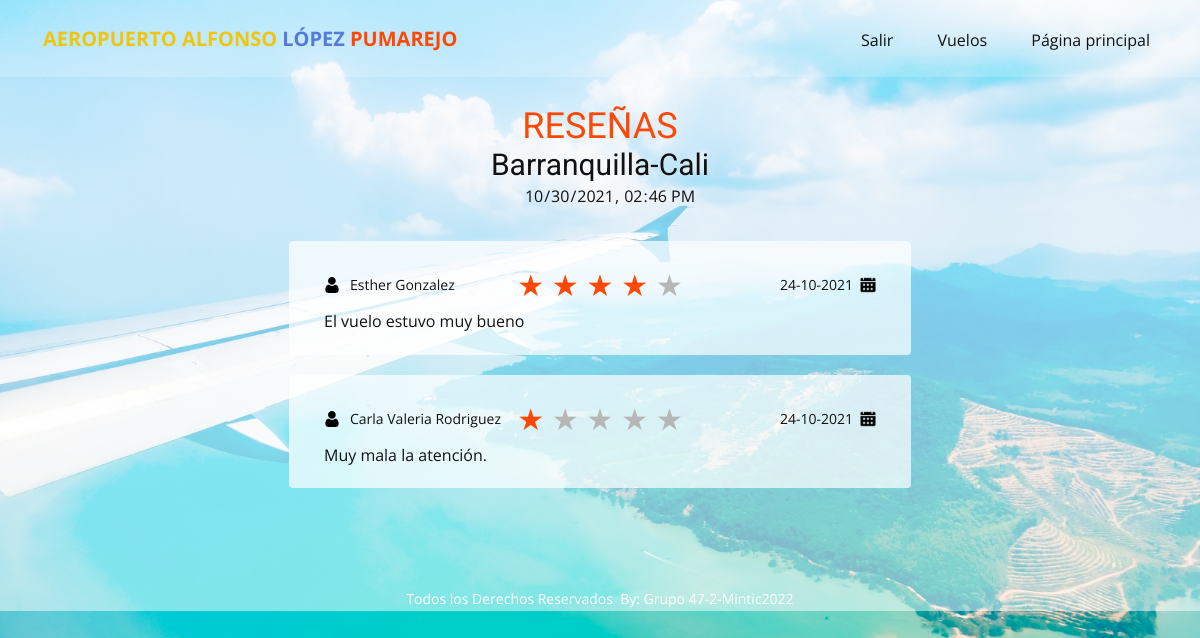
Screenshot of /vuelo/1/comentarios (signed in) with the database file from the repository.
### tables this page shows
CREATE TABLE Vuelo (idVuelo INTEGER PRIMARY KEY AUTOINCREMENT UNIQUE NOT NULL, estadoVuelo varchar (20), origenVuelo varchar (50), destinoVuelo varchar (50), capacidad int (3), avion varchar (30), fechaVuelo timestamp, idPiloto VARCHAR (150) REFERENCES Usuario (idUser) ON DELETE CASCADE ON UPDATE CASCADE NOT NULL, idcoPiloto VARCHAR (150) REFERENCES Usuario (idUser) ON DELETE SET NULL ON UPDATE SET NULL);

CREATE TABLE Review (idReview INTEGER PRIMARY KEY AUTOINCREMENT UNIQUE NOT NULL, idVuelo int REFERENCES Vuelo (idVuelo) ON DELETE CASCADE ON UPDATE CASCADE, comment varchar (500), puntuacion int (1), idUser VARCHAR (150) REFERENCES Usuario (idUser) ON DELETE CASCADE ON UPDATE CASCADE NOT NULL, fechaReview timestamp);

### main.py (the view)
@app.route("/vuelo/<idVuelo>/comentarios")
def verreviews(idVuelo):
   idRol = ""
   if 'idUser' in session and (session['rol'] == 2 or session['rol'] == 3):
      idRol = session['rol']
      if idRol == 3:
         puedeVerReview = True
      elif idRol == 2:
         piloto = Piloto()
         puedeVerReview = piloto.consultarVuelo(session['idUser'], idVuelo)
      if puedeVerReview:
         vuelo= Vuelo()
         reviewsVuelo = vuelo.verReviewsVuelo(idVuelo)
         infoVuelo =""
         if reviewsVuelo:
            infoVuelo = vuelo.consultarVuelo(idVuelo)
         return render_template('reviews.html', reviewsVuelo = reviewsVuelo, idRol = idRol, infoVuelo=infoVuelo)
      else:
         flash('Usted no tiene permisos para ver esta página', 'errormsg')
         return redirect(url_for('paginaprincipal'))
   else:
         flash('Usted no tiene permisos para ver esta página', 'errormsg')
         return redirect(url_for('paginaprincipal'))

### clases.py (called while the page is built)
def dict_factory(cursor, row):
    d = {}
    for idx, col in enumerate(cursor.description):
        d[col[0]] = row[idx]
    return d

    def sql_connection(self):
        try:
            con=sqlite3.connect('database/database.db')
            con.row_factory = dict_factory
            return con
        except Error:
            print(Error)

    def consultarVuelo(self, idVuelo, idUser=""):
        db = Database()
        con = db.sql_connection()
        cursorObj = con.cursor()
        sentencia = "SELECT v.idVuelo, v.avion, v.estadoVuelo, v.origenVuelo, v.destinoVuelo, v.capacidad, v.fechaVuelo, p.idUser AS idPiloto,  cp.idUser AS idcoPiloto, p.nombres|| '  ' || p.apellidos AS piloto , cp.nombres|| '  ' || cp.apellidos AS copiloto, (SELECT COUNT(*) FROM Reservas WHERE idUser = ? AND idVuelo = ?) as reservado FROM Vuelo v LEFT JOIN Usuario p on v.idPiloto = p.idUser LEFT JOIN Usuario cp on v.idcoPiloto = cp.idUser WHERE idVuelo = ?"
        cursorObj.execute(sentencia,[idUser, idVuelo, idVuelo])
        con.commit()
        vuelo = cursorObj.fetchone()
        con.close()
        return vuelo

    def verReviewsVuelo(self, idVuelo):
        sentencia = "SELECT r.comment, r.puntuacion, r.fechaReview, u.nombres || ' ' ||u.apellidos autor,  p.nombres || ' ' ||p.apellidos piloto,  cp.nombres || ' ' ||cp.apellidos copiloto FROM Review r LEFT JOIN Usuario u ON r.idUser = u.idUser LEFT JOIN Vuelo v ON r.idVuelo = v.idVuelo LEFT JOIN Usuario p ON v.idPiloto = p.idUser LEFT JOIN Usuario cp ON v.idcoPiloto = cp.idUser WHERE r.idVuelo = ?"
        db = Database()
        con = db.sql_connection()
        cursorObj = con.cursor()
        cursorObj.execute(sentencia,[idVuelo])
        con.commit()
        reviews = cursorObj.fetchall()
        con.close()
        return reviews

    def consultarVuelo(self, idUser, idVuelo):
        sentencia = "SELECT * FROM Vuelo WHERE ( idPiloto = ? OR idcoPiloto = ?) AND idVuelo = ?"
        db = Database()
        con = db.sql_connection()
        cursorObj = con.cursor()
        cursorObj.execute(sentencia,[idUser, idUser, idVuelo])
        con.commit()
        vuelo = cursorObj.fetchall()
        con.close()
        return vuelo

### templates/reviews.html (shortened to what this page needs)
<!DOCTYPE html>
<html style="font-size: 16px;">
  <head>
    <link rel="stylesheet" href="{{ url_for('static', filename='nicepage.css') }}" media="screen">
    <link rel="stylesheet" href="{{ url_for('static', filename='reviews.css') }}" media="screen">
    <link rel="stylesheet" href="{{ url_for('static', filename='core.css') }}" media="screen">
  </head>
  <body class="u-body">
        {% include 'menu.html' %}
    <section class="u-clearfix u-section-1" id="sec-1176">
      <div class="u-clearfix u-sheet u-sheet-1">
        <h2 class="u-text u-text-default u-text-1 titulo-review">RESEÑAS</h2>
          <h3 class="u-text u-text-default u-text-1 subtitulo-review">{{infoVuelo.origenVuelo}}-{{infoVuelo.destinoVuelo}}</h3>
          <div class="fecha-v-review" style="text-align: center;"><input type="datetime-local" class="fecha-vuelo-review" value="{{infoVuelo.fechaVuelo}}" readonly></div>
        <div class="u-list u-list-1">
          {% for r in reviewsVuelo %}
          <div class="contenedor-reviews">
            <div class="review">
              <div class="review-flight"> {{r.autor}} </div>
                <div class="review-stars"> {% for i in range(5) %}
                  <span class="star {% if i < r.puntuacion %} light{% endif %}">★</span>
                  {% endfor %} </div>
                <div class="review-date"> {{r.fechaReview}} </div>
              </div>
              <div class="review-body">
                {{r.comment}}
              </div>
            </div>
            {% endfor %}
          </div>
        </div>
    </section>
    <footer class="u-align-center u-clearfix u-footer u-grey-80 u-footer" id="sec-7e24"><div class="u-clearfix u-sheet u-sheet-1">
        <p class="u-small-text u-text u-text-variant u-text-1"> Todos los Derechos Reservados&nbsp;
By: Grupo 47-2-Mintic2022</p>
      </div></footer>
  </body>
</html>

### static/reviews.css (style rules this page uses)
.u-section-1 .u-sheet-1 { min-height: 860px; }
.u-section-1 .u-text-1 { margin: 30px auto 60px; }
.u-section-1 .u-list-1 { width: 622px; grid-template-rows: auto auto auto; height: auto; margin: 31px auto 30px; }

### static/core.css (style rules this page uses)
span.star.light { color: #ff4804; }
.review-stars { font-size: 30px; color: #b6b6b6; }
.review-flight { background: url('images/user.png'); background-repeat: no-repeat; background-position: left; padding-left: 26px; font-size: 14px; float: left;display: flex; align-items: center; }
.review-date { background: url('images/calendar.png'); background-repeat: no-repeat; background-position: right; padding-right: 23px; font-size: 14px; float: left; display: flex; align-items: center; justify-content: right; background-size: 16px; }
.review { display: grid; grid-template-columns: repeat(3, 1fr); grid-column-gap: 0px; grid-row-gap: 0px; }
.contenedor-reviews { background-color: rgba(255,255,255, 0.7); padding: 20px 35px; border-radius: 4px; text-align: center; margin-bottom: 20px; }
.review-body { text-align: left; }
.titulo-review { margin-bottom: 0!important; }
.subtitulo-review { margin:0!important; text-align: center; display: block; }
input.fecha-vuelo-review { text-align: center; width: 100%; padding-left: 40px; background: none; border: none; display: inline-block; }

### rows the page displays
Vuelo: origenVuelo "Barranquilla", destinoVuelo "Cali", fechaVuelo "10/30/2021 14:46"
Review: autor "Esther Gonzalez", fechaReview "24-10-2021", comment "El vuelo estuvo muy bueno"
Review: autor "Carla Valeria Rodriguez", fechaReview "24-10-2021", comment "Muy mala la atención."
